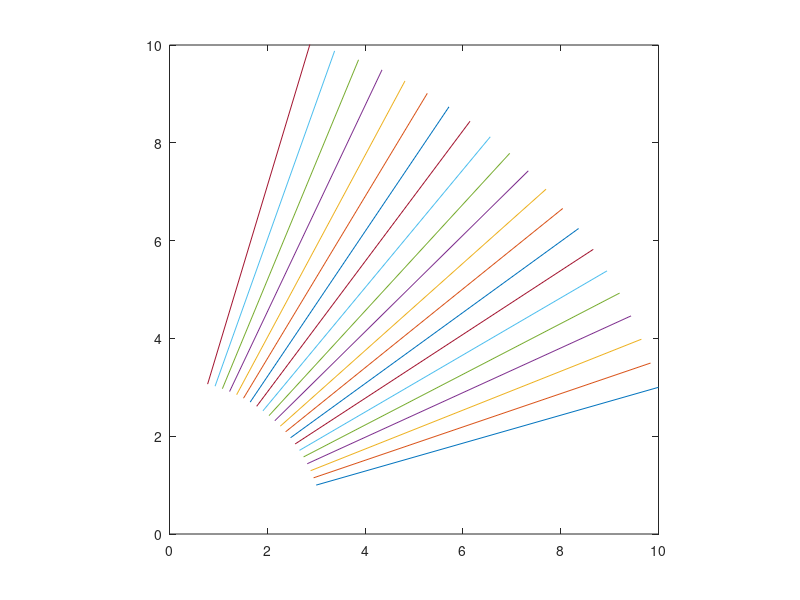

Reproduce this figure in MATLAB.
% Script to rotate a line
function main
    pause(1)
    figure
    pts =	[3, 10
        1, 3];
    plot(pts(1,:), pts(2,:))
    axis ([0 10 0 10]), axis equal
    hold on
    for angle = 0.05:0.05:1
        A = [ cos(angle), -sin(angle); sin(angle), cos(angle) ];
        pr = A * pts;
        plot(pr(1,:), pr(2,:))
    end
end
